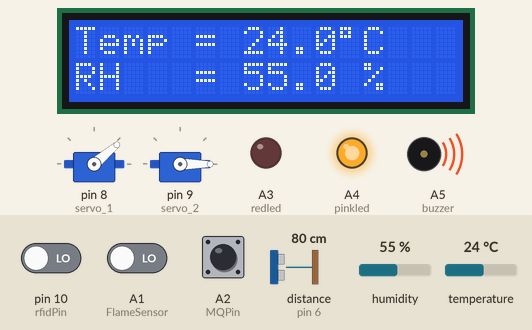
Bench run of a sketch on a simulated Arduino Uno, built with avr-gcc and run on an emulated ATmega328P. Shown: 2 × servo, 16×2 character LCD, output pins drawn as LEDs (lit = HIGH), buzzer (waves = sounding, pin HIGH). Wiring (inferred from the names in the program): ultrasonic range finder: trigger pin 7; echo pin 6. The inputs (shaded band) are chosen by the test bench; at power-on: pin 10 (rfidPin) LOW, distance to the obstacle (sensor on pin 6) 80 cm, A1 (FlameSensor) LOW, A2 (MQPin) HIGH, humidity 55 %, temperature 24 °C. The echo pulse lasts 58.3 µs per cm; pins used as bus, display or sensor lines are not drawn.

Above: at 1.2 s.
1.3 s: pin 10 (rfidPin) driven HIGH
At 2.0 s:
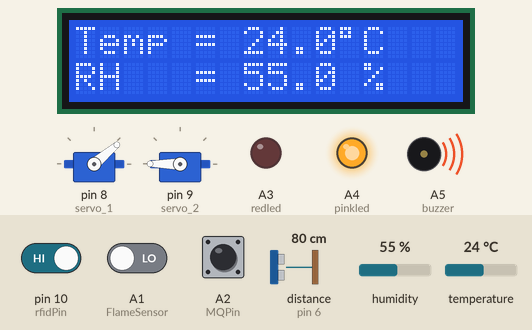
3.6 s: distance to the obstacle (sensor on pin 6) set to 9 cm
9.7 s: A1 (FlameSensor) driven HIGH
At 10.2 s:
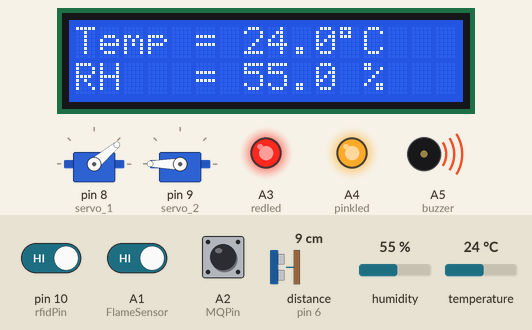
11.8 s: A2 (MQPin) pulled LOW for 0.65 s
At 12.3 s:
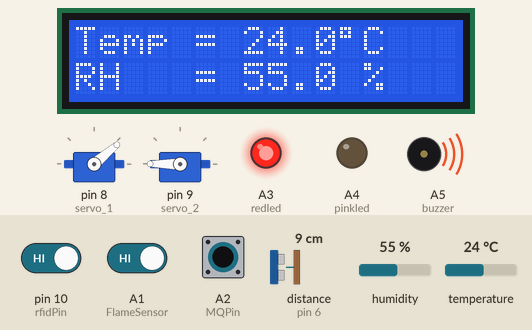
13.9 s: pin 10 (rfidPin) driven LOW
At 14.3 s:
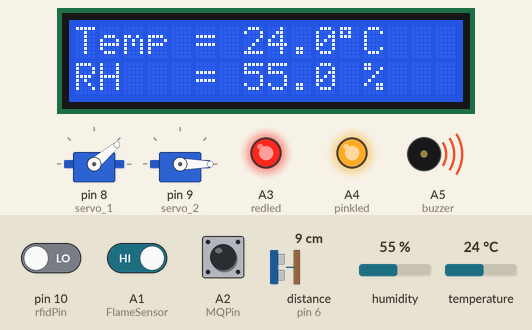
15.9 s: A2 (MQPin) pulled LOW for 1 s
At 16.4 s:
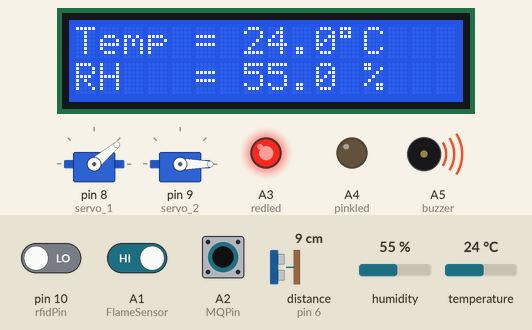
Timing chart, 0 to 18.9 s (numbered marks = the images above; inputs shaded):
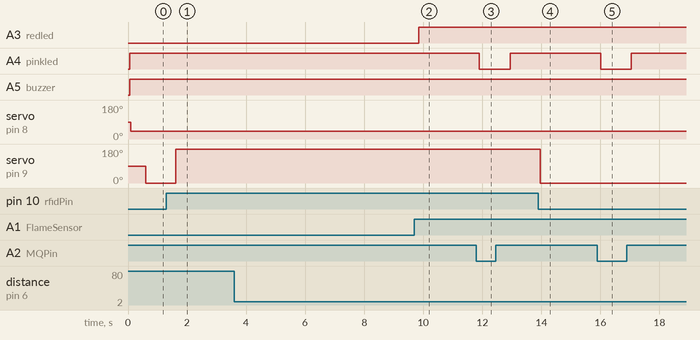

The sketch:

test.ino
```cpp
#include <LiquidCrystal.h>
#include <Servo.h>
#include "DHT.h"

#define MQPin A2
#define FlameSensor A1
#define redled A3
#define pinkled A4
#define buzzer A5
Servo servo_1;
Servo servo_2;  // create servo object to control a servo

#define trigPin 7    // Trigger pin of the ultrasonic sensor
#define echoPin 6 // Echo pin of the ultrasonic sensor
long duration, distance;
#define DHTPIN A0
// LCD module connections (RS, E, D4, D5, D6, D7)
LiquidCrystal lcd(12, 11, 5, 4, 3, 2);
#define DHTTYPE DHT11       // DHT11 sensor is used
DHT dht(DHTPIN, DHTTYPE);   // Initialize DHT library
char temperature[] = "Temp = 00.0 C  ";
char humidity[]    = "RH   = 00.0 %  ";
#define rfidPin 10


void setup() {
  //flame and gas sensor
  pinMode(MQPin, INPUT_PULLUP);
  pinMode (FlameSensor, INPUT);
  pinMode (redled, OUTPUT);
  pinMode (pinkled, OUTPUT);
  pinMode(buzzer, OUTPUT);

  //ultrasonic sensor
  servo_1.attach(8);  // attaches the servo on pin 9 to the servo object
  pinMode(trigPin, OUTPUT);  // Sets the trigPin as an Output
  pinMode(echoPin, INPUT);   // Sets the echoPin as an Input

 //dht11
  lcd.begin(16, 2);
  dht.begin();
  Serial.begin(9600);

  //RFID
  servo_2.attach(9);
  pinMode(rfidPin, INPUT);

}

void loop() {
//flame and gas sensor
int gas_value = digitalRead(MQPin);
int sensorState = digitalRead (FlameSensor);
//control buzzer
if((gas_value==HIGH) || (sensorState == HIGH))
{
  digitalWrite(buzzer, HIGH);
}
else
{
 digitalWrite(buzzer, LOW);
}
//control leds
//gas led
if (gas_value==HIGH){
   digitalWrite(pinkled, HIGH);
}else{
   digitalWrite(pinkled, LOW);
}
//flame led
if (sensorState == HIGH){
   digitalWrite(redled, HIGH);
}else{
   digitalWrite(redled, LOW);
}

//ultrasonic sensor
// Clears the trigPin
  digitalWrite(trigPin, LOW);
  delayMicroseconds(2);

  // Sets the trigPin on HIGH state for 10 micro seconds
  digitalWrite(trigPin, HIGH);
  delayMicroseconds(10);
  digitalWrite(trigPin, LOW);

  // Reads the echoPin, returns the sound wave travel time in microseconds
  duration = pulseIn(echoPin, HIGH);

  // Calculating the distance
  distance = 20; //duration * 0.034 / 2;

  // Moving the servo/*If the distance is less than or equal to 20cm*/
   if(distance <= 20 ){
   servo_1.write(40);
  }else{
   servo_1.write(180);
    }

  //dht11
   // Read humidity
  byte RH = dht.readHumidity();
  //Read temperature in degree Celsius
  byte Temp = dht.readTemperature();

  // Check if any reads failed and exit early (to try again)
  if (isnan(RH) || isnan(Temp)) {
    lcd.clear();
    lcd.setCursor(5, 0);
    lcd.print("Error");
    return;
  }

  temperature[7]     = Temp / 10 + 48;
  temperature[8]     = Temp % 10 + 48;
  temperature[11]    = 223;
  humidity[7]        = RH / 10 + 48;
  humidity[8]        = RH % 10 + 48;
  lcd.setCursor(0, 0);
  lcd.print(temperature);
  lcd.setCursor(0, 1);
  lcd.print(humidity);
  delay(500);
  lcd.clear();

  //RFID

  int rfidState = digitalRead(rfidPin);
  if (rfidState == HIGH) {
    servo_2.write(180);

  }
  else if (rfidState == LOW ) {
    servo_2.write(0);


  }}
```

Measured:
- after the input at 1.3 s, servo on pin 9 (servo_2): 0° → 180° after 0.32 s
- after the input at 9.7 s, A3 (redled): LOW → HIGH after 0.15 s
- after the input at 11.8 s, A4 (pinkled): HIGH → LOW after 0.11 s, → HIGH 1.0 s later
- after the input at 13.9 s, servo on pin 9 (servo_2): 180° → 0° after 0.06 s
- after the input at 15.9 s, A4 (pinkled): HIGH → LOW after 0.11 s, → HIGH 1.0 s later
- what the display in image 1 shows lasts 0.5 s, from 1.6 s to 2.1 s
